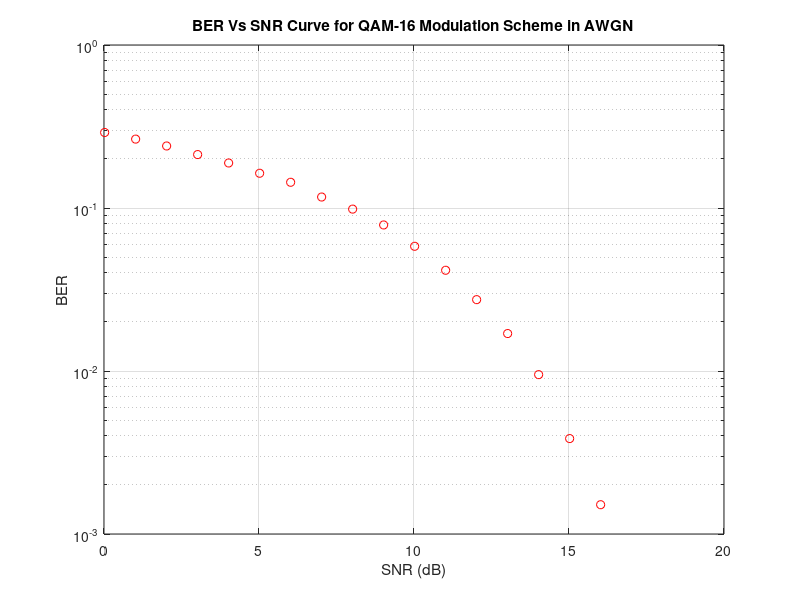

Write the MATLAB code that produced this figure.
bit_count = 4*10000;

Eb_No = -6: 1: 10;
SNR = Eb_No + 10*log10(4);

for aa = 1: 1: length(SNR)
    T_Errors = 0;
    T_bits = 0; 
    while T_Errors < 100
        uncoded_bits  = round(rand(1,bit_count));
        B = reshape(uncoded_bits,4,length(uncoded_bits)/4);
        B1 = B(1,:);
        B2 = B(2,:);
        B3 = B(3,:);
        B4 = B(4,:);
        a = sqrt(1/10);
        tx = a*(-2*(B3-0.5).*(3-2*B4)-j*2*(B1-0.5).*(3-2*B2));
        N0 = 1/10^(SNR(aa)/10);
        rx = tx + sqrt(N0/2)*(randn(1,length(tx))+i*randn(1,length(tx)));
        a = 1/sqrt(10);
        B5 = imag(rx)<0;
        B6 = (imag(rx)<2*a) & (imag(rx)>-2*a);
        B7 = real(rx)<0;
        B8 = (real(rx)<2*a) & (real(rx)>-2*a);
        temp = [B5;B6;B7;B8];
        B_hat = reshape(temp,1,4*length(temp));
        diff =  uncoded_bits - B_hat ;
        T_Errors = T_Errors + sum(abs(diff));
        T_bits = T_bits + length(uncoded_bits);      
    end

    BER(aa) = T_Errors / T_bits;

end
  
semilogy(SNR, BER, 'or');
hold on;
grid on
title('BER Vs SNR Curve for QAM-16 Modulation Scheme in AWGN');
xlabel('SNR (dB)'); ylabel('BER')